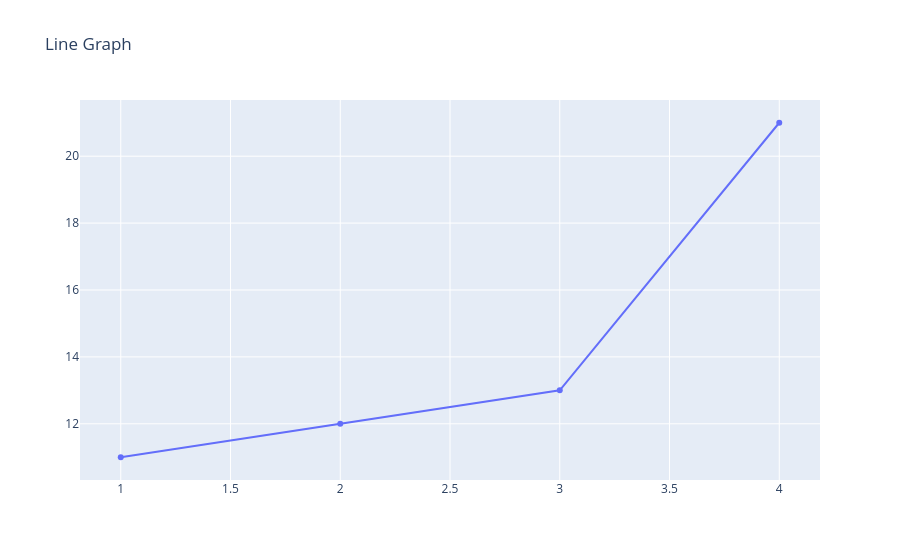

The notebook cell this image was saved under:
### Code cell
go.Figure(data=trace, layout=go.Layout(title="Line Graph"))

### Figure 1 — Plotly figure (JSON) as saved in the notebook; plotly's stock layout.template omitted (floating-point values rounded to 4 significant figures)
{"data": [{"type": "scatter", "x": [1, 2, 3, 4], "y": [11, 12, 13, 21]}], "layout": {"title": {"text": "Line Graph"}}}
